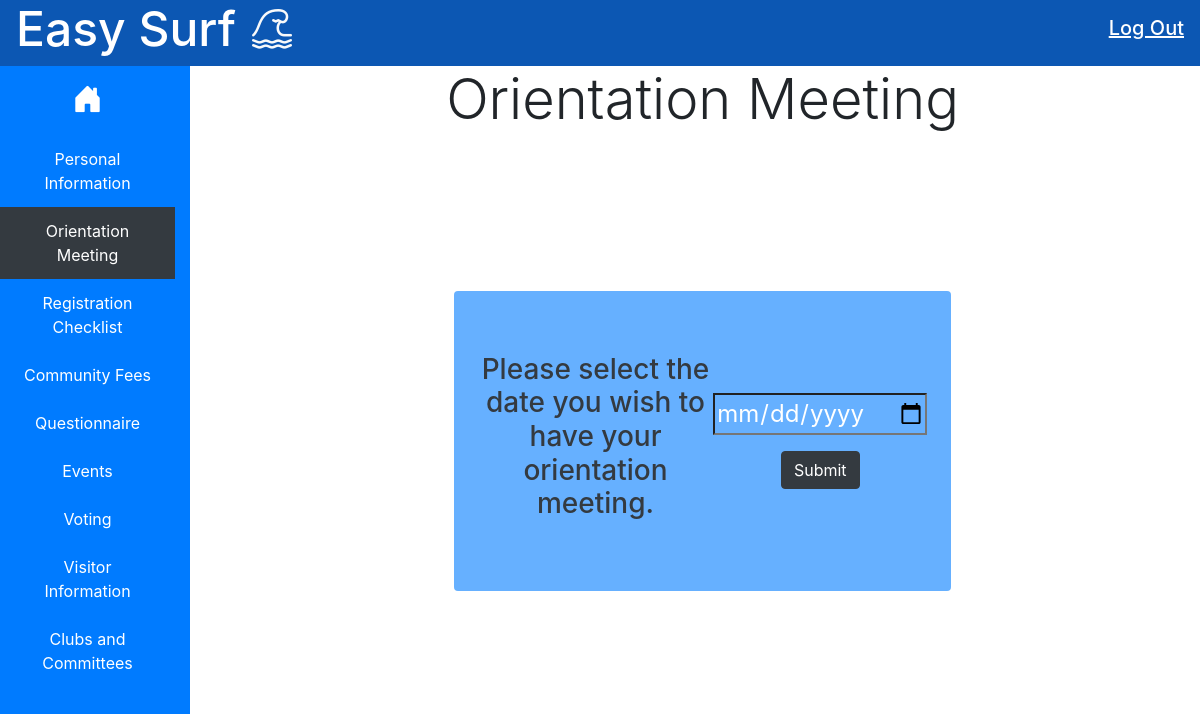
The page /orientation (signed in) on the database as committed earlier.
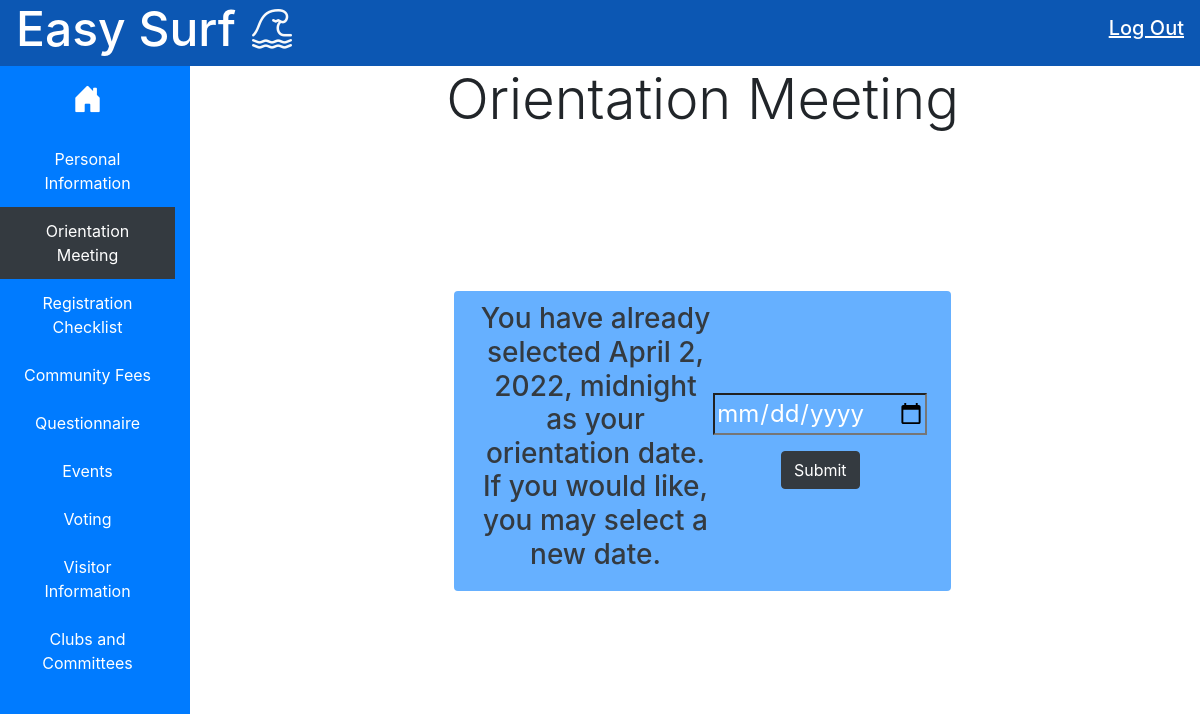
The same page on the database as committed later.
### easysurfHome/models.py (models this page shows)
class OrientationResidentDate(models.Model):
    resident = models.ForeignKey(Account, on_delete=models.CASCADE)
    orientation_date = models.DateTimeField(default=None, blank=True, null=True)

### easysurfHome/views.py (the view, shortened to what this page needs)
# urls.py: path('orientation', OrientationView.as_view(), name = 'home-orientation'),
class OrientationView(LoginRequiredMixin, TemplateView):
    login_url = 'login'
    template_name = 'easysurfHome/orientation-meeting.html'
    def get(self, request, *args, **kwargs):
        context = self.get_context_data(**kwargs)
        context['submitted_orientation_date'] = False
        if OrientationResidentDate.objects.filter(resident_id=request.user.id).exists():
            current_resident = OrientationResidentDate.objects.filter(resident_id=request.user.id).first()
            context['selected_date'] = current_resident.orientation_date
            context['submitted_orientation_date'] = True
        return self.render_to_response(context)

### easysurfHome/templates/easysurfHome/orientation-meeting.html (shortened to what the changed rows need)
<!DOCTYPE html>
{% load static %}
<html lang="en">
<head>
    <link rel="stylesheet" href="https://cdn.jsdelivr.net/npm/bootstrap@4.0.0/dist/css/bootstrap.min.css"
>
    <link rel="stylesheet" href="https://cdn.jsdelivr.net/npm/bootstrap-icons@1.8.1/font/bootstrap-icons.css">
    <link href="{% static 'easysurfHome/styles.css' %}" rel="stylesheet">
</head>
<body style="overflow:hidden">
    <header class="row no-gutters">
        <div class="col d-flex Ebanner text-light ">
            <h1 class="px-3 text-center" style="font-size: 3rem"><a href="{% url 'home-dashboard' %}" class="banner-link">Easy
                    Surf</a></h1>
        </div>
    </header>
    <div class="row">
        <div class="col-10">
            <div class="row">
                <div class="col text-center">
                    <h1 class="display-4">Orientation Meeting</h1>
                </div>
            </div>
            <div class="row">
                <div class="col d-flex justify-content-center align-items-center" style="min-height:100%; height:75vh;">
                    <div
                        class="container text-center light-blue-bg rounded w-50 h-50 d-flex justify-content-center align-items-center p-4">
                        {% if submitted_orientation_date %}
                            <h3 class="text-dark">You have already selected {{ selected_date }} as your orientation date. If you would like, you may select a new date.
                            </h3>
                        {% else %}
                            <h3 class="text-dark">Please select the date you wish to have your orientation
                                meeting.
                            </h3>
                        {% endif %}
                        <form action="" method="POST">
                            <input type="date" name="orientation-date" id="orientation-date" class="mb-3">
                            <input type="submit" value="Submit" class="btn btn-dark">
                        </form>
                    </div>
                </div>
            </div>
        </div>
    </div>
</body>
</html>

Rows that differ between the two databases and show on the page:
added OrientationResidentDate: orientation_date "April 2, 2022, midnight"
Other text that changed with them:
text no longer shown: "Please select the date you wish to have your orientation meeting."
text now shown: "You have already selected as your orientation date. If you would like, you may select a new date."
